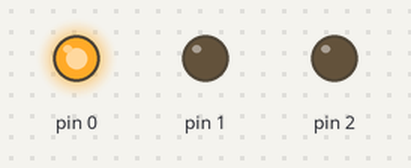
This sketch was run on a simulated Arduino Uno, built with avr-gcc and run on an emulated ATmega328P. Shown: output pins drawn as LEDs (lit = HIGH).

Above: at 0.07 s.
At 0.4 s:
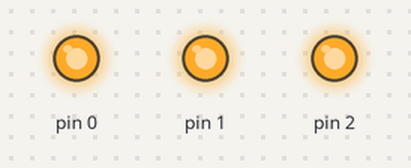
At 1.62 s:
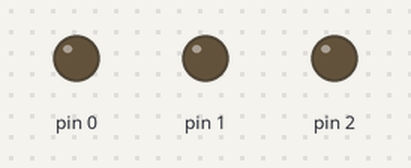
At 2.52 s:
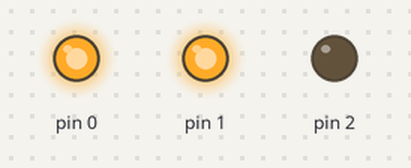
Timing chart, 0 to 3.0 s (numbered marks = the images above):
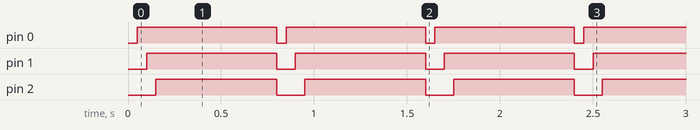

Measured:
- by itself, pin 0: alternates HIGH for 0.75 s and LOW for 0.05 s
- by itself, pin 1: alternates HIGH for 0.70 s and LOW for 0.10 s
- by itself, pin 2: alternates HIGH for 0.65 s and LOW for 0.15 s

The sketch:

copy_of_arduino_simulator_and1.ino
```cpp
// C++ code
//
int Animation_Speed = 0;

int Hold = 0;

void setup()
{
  pinMode(0, OUTPUT);
  pinMode(1, OUTPUT);
  pinMode(2, OUTPUT);
}

void loop()
{
  Animation_Speed = 50;
  Hold = 650;
  delay(Animation_Speed); // Wait for Animation_Speed millisecond(s)
  digitalWrite(0, HIGH);
  delay(Animation_Speed); // Wait for Animation_Speed millisecond(s)
  digitalWrite(1, HIGH);
  delay(Animation_Speed); // Wait for Animation_Speed millisecond(s)
  digitalWrite(2, HIGH);
  delay(Hold); // Wait for Hold millisecond(s)
  digitalWrite(0, LOW);
  digitalWrite(1, LOW);
  digitalWrite(2, LOW);
}
```
